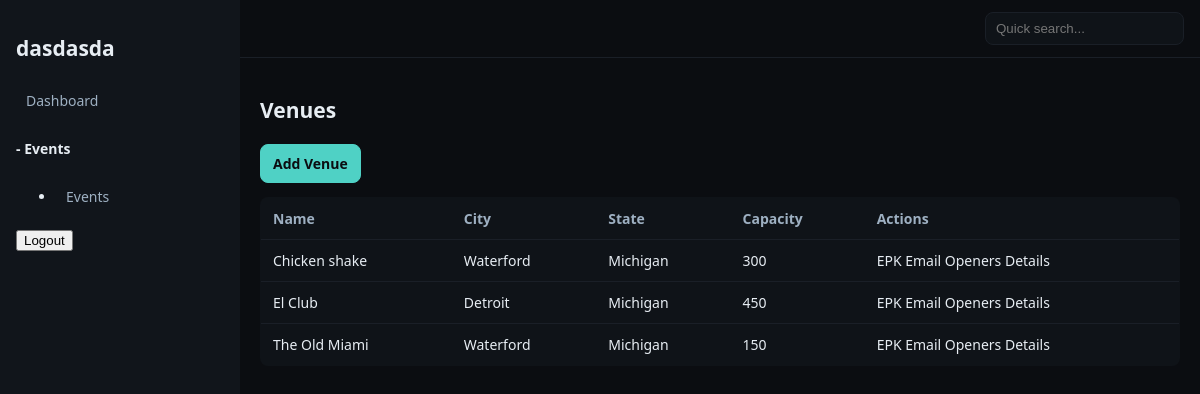
/control/events/venues/ (signed in), run on the app's committed database.
### pages/models.py (models this page shows, shortened)
class Artist(models.Model):
    ROLE_CHOICES = [("headliner","Headliner"),("opener","Opener"),("guest","Guest")]
    user = models.OneToOneField(
        User,
        null=True,
        blank=True,
        on_delete=models.SET_NULL,
        help_text="Headliner account that can edit this EPK.",
        related_name="artist_dashboard"
    )
    name = models.CharField(max_length=160)
    slug = models.SlugField(max_length=180, unique=True, blank=True)
    short_tag = models.CharField(max_length=40, blank=True, help_text="Short label used on the headliners grid")
    genre = models.CharField(max_length=120, blank=True)
    hometown = models.CharField(max_length=120, blank=True)
    bio = models.TextField(blank=True)
    avatar = models.ImageField(upload_to="artists/avatar/", blank=True)
    hero_image = models.ImageField(upload_to="artists/hero/", blank=True)
    is_public = models.BooleanField(default=True)
    sort = models.PositiveIntegerField(default=0)
    default_role = models.CharField(max_length=20, choices=ROLE_CHOICES, default="opener")
    website_url = models.URLField(blank=True)
    instagram_url = models.URLField(blank=True)
    tiktok_url = models.URLField(blank=True)
    youtube_url = models.URLField(blank=True)
    spotify_url = models.URLField(blank=True)
    apple_url = models.URLField(blank=True)
    contact_email = models.EmailField(blank=True)
    class Meta:
        ordering = ["sort", "name"]

### events/models.py (models this page shows, shortened)
class Venue(models.Model):
    name = models.CharField(max_length=200)
    address = models.CharField(max_length=200, blank=True)
    city = models.CharField(max_length=60, blank=True)
    state = models.CharField(max_length=30, blank=True)
    country = models.CharField(max_length=60, blank=True)
    capacity = models.PositiveIntegerField(null=True, blank=True)
    owner_name = models.CharField(max_length=120, blank=True)
    owner_email = models.EmailField(blank=True)
    entertainment_manager = models.CharField(max_length=120, blank=True)
    entertainment_email = models.EmailField(blank=True)
    hours = models.CharField(max_length=200, blank=True)

### events/views.py (the view)
# urls.py: path("venues/", views.venues_list, name="venues"),
@login_required
def venues_list(request):
    qs = Venue.objects.order_by("name")
    return render(request, "events/venues_list.html", {"venues": qs})

### templates/events/venues_list.html (shortened to what this page needs)
{% extends 'controlpanel/dashboard.html' %}
{% block content %}
<h1>Venues</h1>
<p><a class="btn primary" href="{% url 'control:events:venue_add' %}">Add Venue</a></p>
<table class="table">
    <thead>
        <tr>
            <th>Name</th>
            <th>City</th>
            <th>State</th>
            <th>Capacity</th>
            <th>Actions</th>
        </tr>
    </thead>
    <tbody>
        {% for v in venues %}
            <tr>
                <td>{{ v.name }}</td>
                <td>{{ v.city }}</td>
                <td>{{ v.state }}</td>
                <td>{{ v.capacity }}</td>
                <td>
                    <a href="{% url 'control:bookingstack:public_epk' v.id %}">EPK</a>
                    <a href="{% url 'control:bookingstack:compose_pitch' v.id %}">Email</a>
                    <a href="{% url 'control:bookingstack:venue_openers' v.id %}">Openers</a>
                    <a href="{% url 'control:bookingstack:venue_detail' v.id %}">Details</a>
                </td>
            </tr>
        {% empty %}
            <tr>
                <td colspan="4" class="muted">No venues.</td>
            </tr>
        {% endfor %}
    </tbody>
</table>
{% endblock %}

### templates/controlpanel/dashboard.html (shortened to what this page needs)
{% load static %}
<!doctype html>
<html>
  <head>
    {% load static %}
	<link rel="stylesheet" href="{% static 'css/control.css' %}">
  </head>
  <body>
    <div class="cp-shell">
		<aside class="cp-sidebar">
			<div class="cp-brand"><h2>{{user.artist_dashboard.name}}</h2></div>
			<nav class="cp-nav">
				{% if not request.user.is_superuser %}<a href="{% url 'control:pages:artist_dashboard' request.user.artist_dashboard.id %}">Dashboard</a>{% endif %}
				<div>
					<h4 onclick="expandCollapseNav(this)"><span>-</span> Events</h4>
					<ul>
						<li><a href="{% url 'control:events:list' %}">Events</a></li>
					</ul>
				</div>
				<form action="{% url 'control:accounts:logout' %}" method="post" style="display:inline">
					<button type="submit">Logout</button>
				</form>
			</nav>
		</aside>
		<main class="cp-main">
			<header class="cp-topbar" style="align-items: center;justify-content: space-between;">
				<form method="get" action="" class="cp-quicksearch">
					<input type="search" name="q" placeholder="Quick search...">
				</form>
			</header>
			<section class="cp-content">
				{% block content %}{% endblock %}
			</section>
		</main>
    </div>
  </body>
</html>

### static/css/control.css (style rules this page uses)
:root { --bg:#0b0d11; --panel:#11151b; --ink:#e7edf3; --muted:#9eb0c2; --accent:#4fd1c5; }
* { box-sizing:border-box }
html,body { height:100% }
body { margin:0;background:var(--bg);color:var(--ink);font:14px/1.5 system-ui,-apple-system,Segoe UI,Roboto }
a { color:var(--ink);text-decoration:none }
.cp-shell { display:grid;grid-template-columns:240px 1fr;min-height:100vh }
.cp-sidebar { background:var(--panel);padding:16px;position:sticky;top:0; }
.cp-brand { font-weight:700;margin-bottom:16px }
.cp-nav a { display:block;padding:8px 10px;border-radius:8px;color:var(--muted) }
.cp-main { display:flex;flex-direction:column }
.cp-topbar { display:flex;justify-content:flex-end;padding:12px 16px;border-bottom:1px solid #1a1f27 }
.cp-quicksearch input { background:#0f1318;border:1px solid #1a1f27;color:var(--ink);padding:8px 10px;border-radius:8px }
.cp-content { padding:20px }
.table { width:100%;border-collapse:collapse;background:#0f1318;border:1px solid #1a1f27;border-radius:8px;overflow:hidden }
.table th,.table td { padding:10px 12px;border-bottom:1px solid #1a1f27 }
.table th { text-align:left;color:var(--muted);font-weight:600 }
.btn { display:inline-block;padding:8px 12px;border:1px solid #1a1f27;background:#11151b;color:var(--ink);border-radius:8px }
.btn.primary { background:var(--accent);border-color:var(--accent);color:#0b0d11;font-weight:700 }

### data on the page
Venue: name "Chicken shake", city "Waterford", state "Michigan", capacity "300"
Venue: name "El Club", city "Detroit", state "Michigan", capacity "450"
Venue: name "The Old Miami", city "Waterford", state "Michigan", capacity "150"

### other printed values
{{ user.artist_dashboard.name }} "dasdasda"
